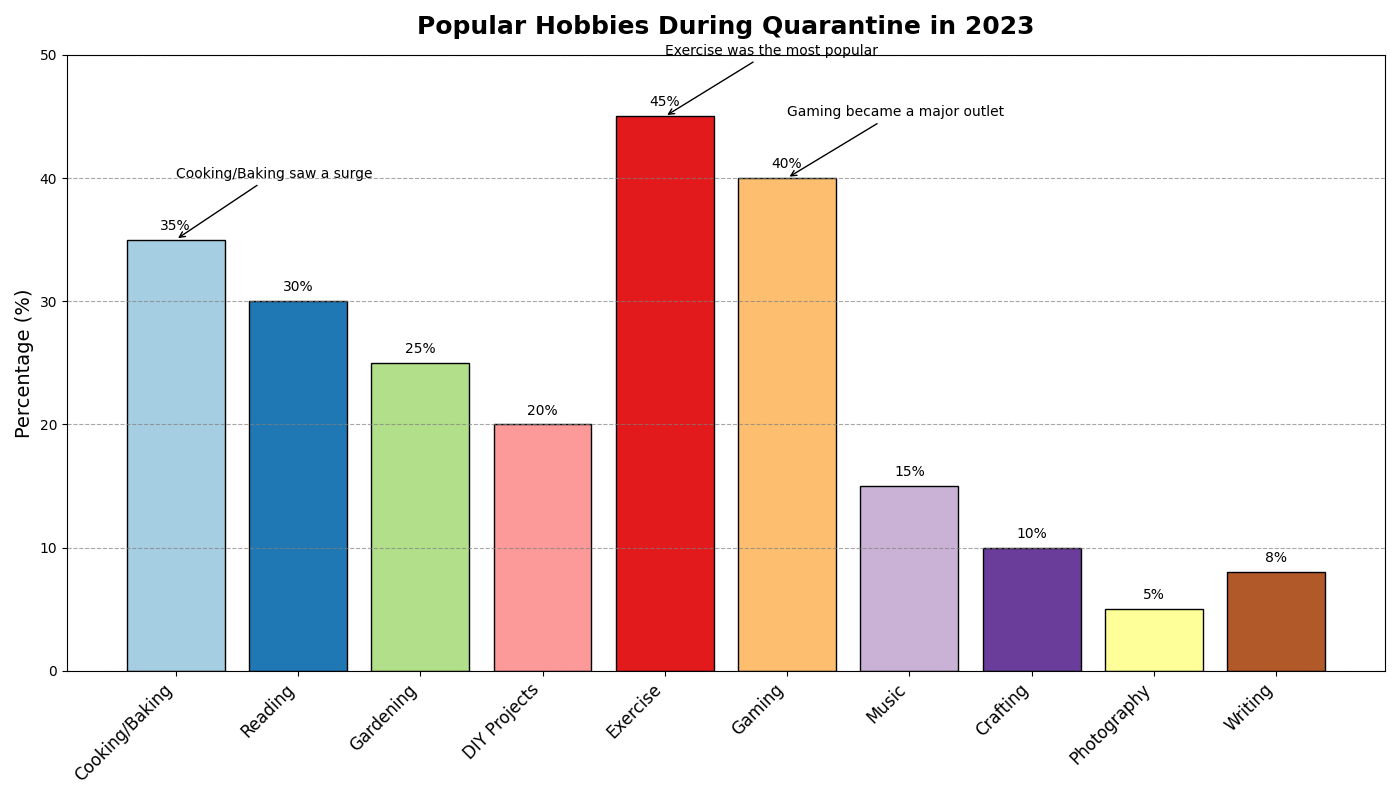

Generate this figure with Python:
import matplotlib.pyplot as plt
import numpy as np

# Backstory:
# In 2023, a global organization conducted a survey about the popular hobbies people picked up during quarantine. 
# They categorized the responses into several types of hobbies and measured the percentage of people who adopted them.

# Categories and percentages of people who picked up new hobbies during quarantine
hobbies = [
    "Cooking/Baking", 
    "Reading", 
    "Gardening", 
    "DIY Projects", 
    "Exercise", 
    "Gaming", 
    "Music", 
    "Crafting", 
    "Photography", 
    "Writing"
]

# Corresponding percentages
percentages = [35, 30, 25, 20, 45, 40, 15, 10, 5, 8]

# Colors to distinguish hobby categories
colors = plt.cm.Paired(np.linspace(0, 1, len(hobbies)))

# Create a vertical bar chart
fig, ax = plt.subplots(figsize=(14, 8))

# Plot the bars
bars = ax.bar(hobbies, percentages, color=colors, edgecolor='black')

# Add percentage labels on top of each bar
ax.bar_label(bars, fmt='%.0f%%', padding=5, fontsize=10)

# Title, labels, and axis limits
ax.set_title("Popular Hobbies During Quarantine in 2023",
             fontsize=18, fontweight='bold', pad=15)
ax.set_ylabel("Percentage (%)", fontsize=14)
ax.set_ylim(0, 50)
ax.set_xticklabels(hobbies, rotation=45, ha='right', fontsize=12)

# Customize x-tick labels for aesthetic spacing and clarity
ax.set_xticks(range(len(hobbies)))

# Adding horizontal grid lines for easier reading
ax.yaxis.grid(True, linestyle='--', which='major', color='grey', alpha=0.7)

# Highlight the top 3 most popular hobbies with additional annotations
annotations = [
    ("Exercise was the most popular", 45),
    ("Cooking/Baking saw a surge", 35),
    ("Gaming became a major outlet", 40)
]

for annotation, value in annotations:
    hobby_index = percentages.index(value)
    ax.annotate(annotation, xy=(hobby_index, value), 
                xytext=(hobby_index, value + 5),
                arrowprops=dict(arrowstyle="->", color='black'),
                fontsize=10, color='black')

# Automatically adjust layout to ensure no overlap of elements
plt.tight_layout()

# Display the plot
plt.show()
